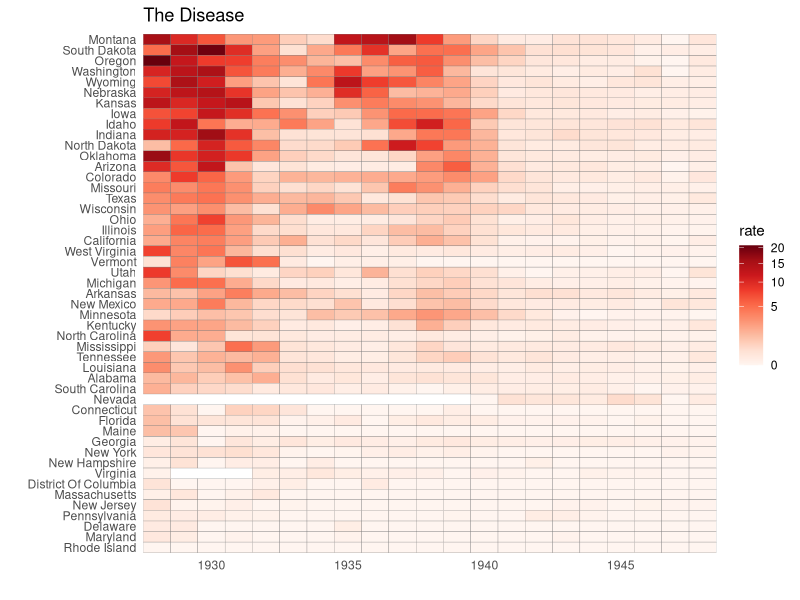
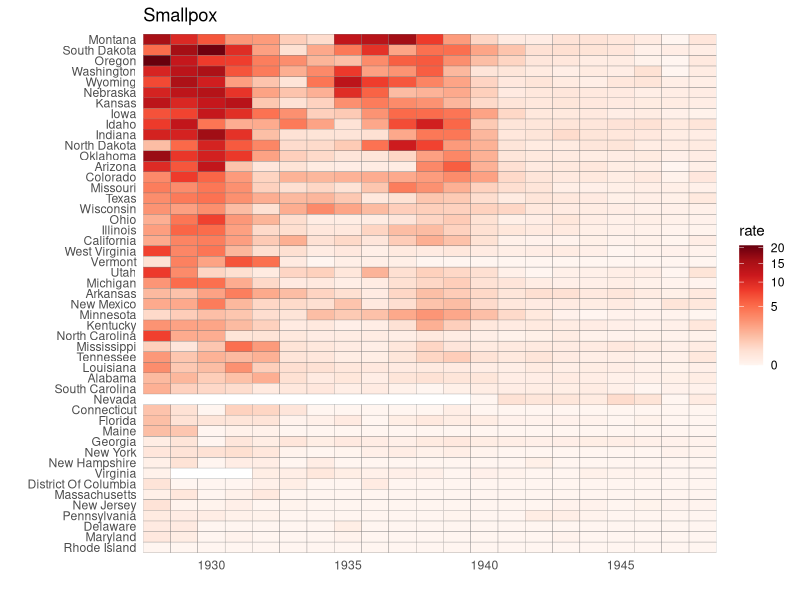
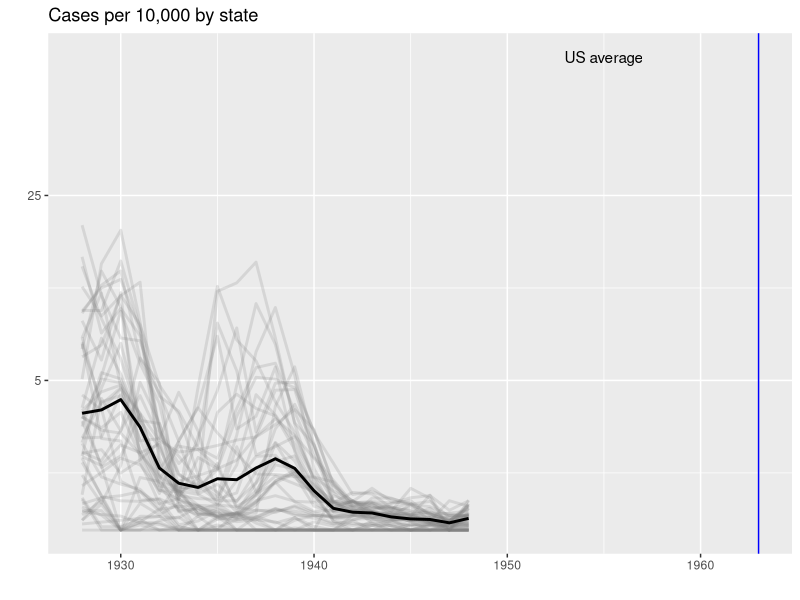
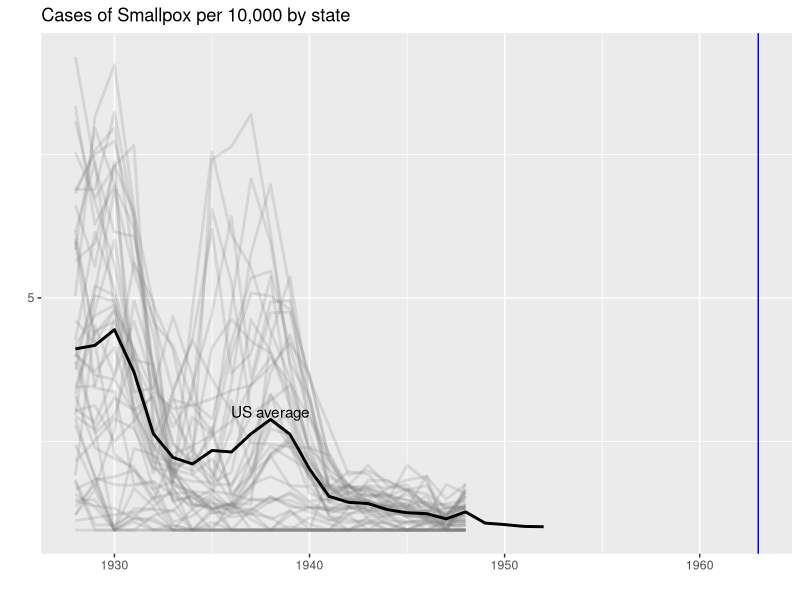
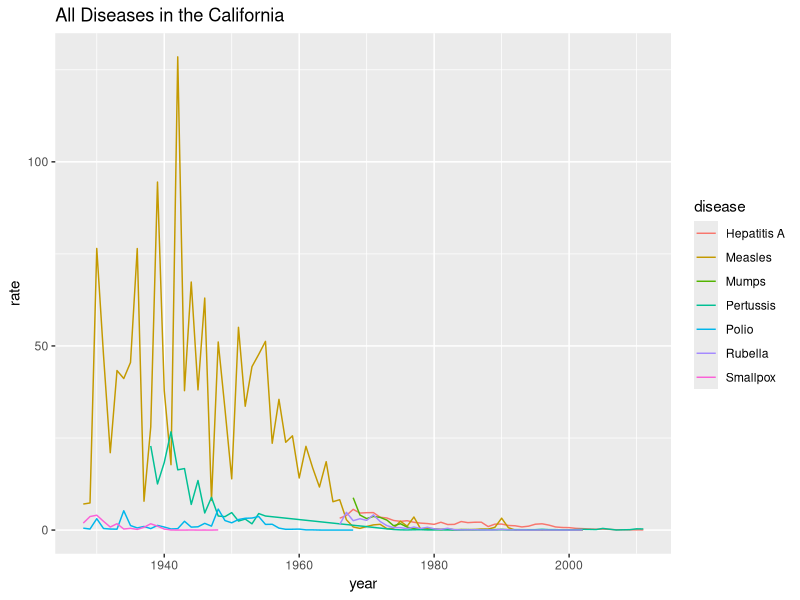
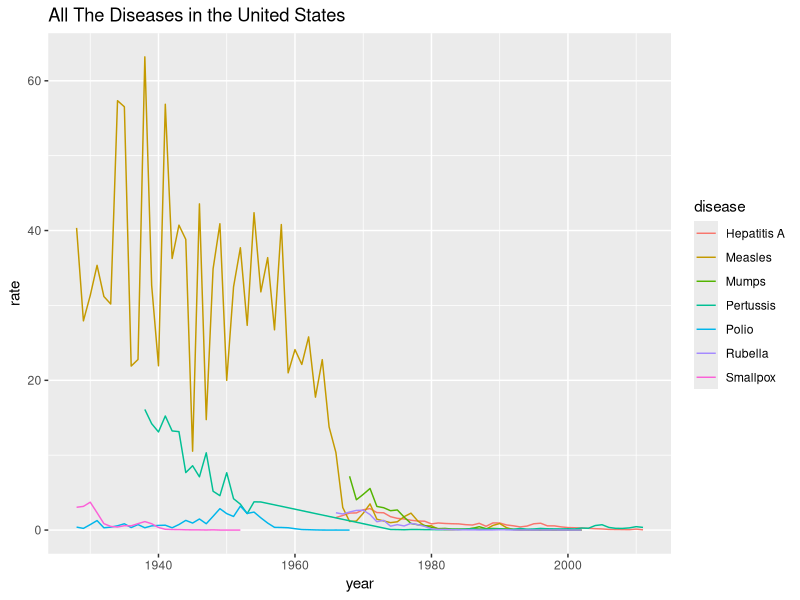
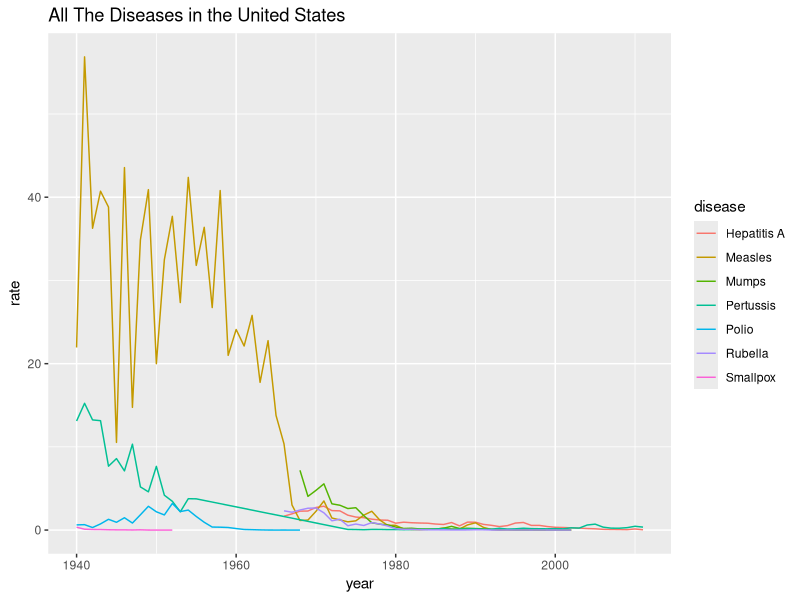

R code for these plots, in order:
### SCORE 3/4


## Q1
## Tile plot - Measles and Smallpox
## us_contagious_disease
library(dslabs)
library(ggplot2)
library(tidyverse)
library(RColorBrewer)
data(us_contagious_diseases)

## initialize the_disease = "Smallpox"
## dat <-
## use filter(!state %in% c("Hawaii", "Alaska"))
## exclude years in which cases were reported in fewer than 10 weeks from the plot
## modify the tile plot to show the rate of smallpox cases instead of measles cases
## use geom_tile() with "grey50" 
## use (expand = c(0, 0)) in scale x
## use scale_fill_gradientn(colours = brewer.pal(9, "Reds"), trans = "sqrt")
## Use the function theme_minimal() with a layer of theme(panel.grid = element_blank())
## give the title "The Disease"

the_disease = "Smallpox"
dat <- us_contagious_diseases %>%
  filter(!state %in% c("Hawaii", "Alaska") & weeks_reporting >= 10 & 
           disease == the_disease) %>%
  mutate(rate = count/population * 10000,
         state = reorder(state, rate)) 

dat %>%
  ggplot(aes(year, state, fill = rate)) +
  geom_tile(color = "grey50") +
  scale_x_continuous(expand = c(0, 0)) +
  scale_fill_gradientn(colors = brewer.pal(9, "Reds"), trans = "sqrt") +
  theme_minimal() +
  theme(panel.grid = element_blank()) +
  ggtitle("The Disease") +
  ylab("") +
  xlab("")

## CORRECT

the_disease = "Smallpox"
dat <- us_contagious_diseases %>%
  filter(!state %in% c("Hawaii", "Alaska") & weeks_reporting >= 10 & 
           disease == the_disease) %>%
  mutate(rate = count/population * 10000,
         state = reorder(state, rate)) 

dat %>%
  ggplot(aes(year, state, fill = rate)) +
  geom_tile(color = "grey50") +
  scale_x_continuous(expand = c(0, 0)) +
  scale_fill_gradientn(colors = brewer.pal(9, "Reds"), trans = "sqrt") +
  theme_minimal() +
  theme(panel.grid = element_blank()) +
  ggtitle("Smallpox") +
  ylab("") +
  xlab("")

## Q2
## requirements are the same from Q1
## use geom_line(col = "grey50") and a geom_vline() to intercept
## show.legend = false
## alpha = 0.2, size = 2
## another layer
## geom_line(aes()) +
## geom_line(mapping =, data = avg, size = 1, colour "black)
## avg <-
## use breaks = c(5, 25)
## geom_vline(xintercept = 1963, col = "blue")

the_disease = "Smallpox"
dat <- us_contagious_diseases %>%
  filter(!state %in% c("Hawaii", "Alaska") & weeks_reporting >= 10 & 
           disease == the_disease) %>%
  mutate(rate = count/population * 10000,
         state = reorder(state, rate))

avg <- us_contagious_diseases %>%
  filter(disease == the_disease & weeks_reporting >= 10) %>%
  group_by(year) %>%
  summarize(us_rate = sum(count, na.rm = TRUE)/sum(population, na.rm = TRUE) * 10000)

dat %>%
  ggplot() +
  geom_line(aes(year, rate, group = state), color = "grey50", show.legend = FALSE,
            alpha = 0.2, size = 1) +
  geom_line(mapping = aes(year, us_rate), data = avg, size = 1, color = "black") +
  scale_y_continuous(trans = "sqrt", breaks = c(5, 25, 125, 300)) +
  ggtitle("Cases per 10,000 by state") +
  ylab("") +
  xlab("") +
  geom_text(data = data.frame(x=1955, y=50), 
            mapping = aes(x, y, label = "US average"), color = "black") +
  geom_vline(xintercept = 1963, col = "blue")

## WRONG

the_disease = "Smallpox"
dat <- us_contagious_diseases %>%
  filter(!state %in% c("Hawaii", "Alaska") & weeks_reporting >= 10 & 
           disease == the_disease) %>%
  mutate(rate = count/population * 10000,
         state = reorder(state, rate))

avg <- us_contagious_diseases %>%
  filter(disease == the_disease) %>%
  group_by(year) %>%
  summarize(us_rate = sum(count, na.rm = TRUE)/sum(population, na.rm = TRUE) * 10000)

dat %>%
  ggplot() +
  geom_line(aes(year, rate, group = state), color = "grey50", show.legend = FALSE,
            alpha = 0.2, size = 1) +
  geom_line(mapping = aes(year, us_rate), data = avg, size = 1, color = "black") +
  scale_y_continuous(trans = "sqrt", breaks = c(5, 25, 125, 300)) +
  ggtitle("Cases of Smallpox per 10,000 by state") +
  ylab("") +
  xlab("") +
  geom_text(data = data.frame(x=1938, y= 1.3), 
            mapping = aes(x, y, label = "US average"), color = "black") +
  geom_vline(xintercept = 1963, col = "blue")



## Q3
## Time series plot - All diseases in California
## For the state of California, make a time series plot that showing rates for all diseases
## Include only years with 10 or more weeks reporting
## Use a different color for each disease
## Include ur aes() function inside of ggplot() rather than inside ur geom layer
## geom_line()

us_contagious_diseases %>%
  filter(weeks_reporting >= 10 & state == "California") %>%
  group_by(year, disease) %>%
  summarize(rate = sum(count)/sum(population) * 10000) %>%
  ggplot(aes(year, rate, col = disease)) +
  geom_line() +
  ggtitle("All Diseases in the California")
## CORRECT

## Q4
## Continuation of Q3
## compute US rate by summarize to sum over state.
## call the variable rate
## Filter out population to get all the data
## plot each disease in a different color

us_contagious_diseases %>%
  filter(!is.na(population)) %>%
  group_by(year, disease) %>%
  summarize(rate = sum(count)/sum(population) * 10000) %>%
  ggplot(aes(year, rate, col = disease)) +
  geom_line() +
  ggtitle("All The Diseases in the United States")
## CORRECT
us_contagious_diseases %>%
  filter(!is.na(population) & year >= 1940) %>%
  group_by(year, disease) %>%
  summarize(rate = sum(count)/sum(population) * 10000) %>%
  ggplot(aes(year, rate, col = disease)) +
  geom_line() +
  ggtitle("All The Diseases in the United States")
